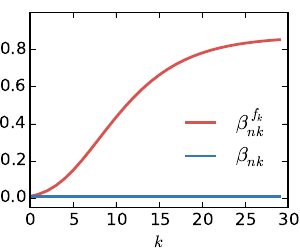

This chart was generated by the following Python code:
#!/usr/bin/env python

import matplotlib as mpl
mpl.use('Agg')
import matplotlib.pyplot as plt


k  = []
b1 = []
b2 = []

err = 0.01
eta = 0.83

for i in range(30):
    a = 0.97*(eta**i)+0.03
    xb1 = err**a
    k.append(i)
    b1.append(xb1)
    b2.append(err)

fig = plt.figure(figsize=(3,2.5))
ax1 = fig.add_subplot(111)
ax1.plot(k,b1, lw=2,color='#d9534f',label=r'$\beta^{f_k}_{nk}$')
ax1.plot(k,b2, lw=2,color='#337ab7',label=r'$\beta_{nk}$')
ax1.set_xlabel(r'$k$')


ax1.set_yticks([0,0.2,0.4,0.6,0.8])
ax1.set_ylim(-0.05,1)
plt.legend(frameon=False,bbox_to_anchor=(1.0,0.6))

plt.subplots_adjust(left=0.1,right=0.96,bottom=0.17,top=0.95)

plt.savefig('img/mpileup-err-dependency.pdf')
plt.close()



#ax1.ticklabel_format(style='sci', scilimits=(0,0), axis='y')
#ax1.set_xlim(-0.5,n+0.5)
#plt.xticks([row[0] for row in dat],[row[1] for row in dat],rotation=45,fontsize=9)
#plt.title('Random')

